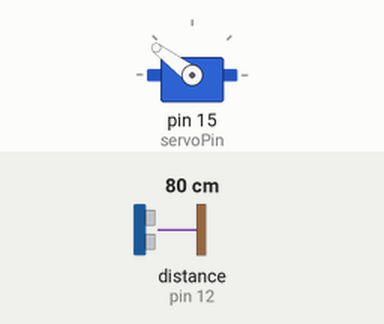
The sketch below on a simulated Arduino Uno, built with avr-gcc and run on an emulated ATmega328P. Parts: servo. Wiring (inferred from the names in the program): ultrasonic range finder: trigger pin 14; echo pin 12. The test bench sets the inputs (shaded band); at power-on: distance to the obstacle (sensor on pin 12) 80 cm. The echo pulse lasts 58.3 µs per cm; what the sketch prints to the serial monitor is not drawn.

Above: at 2.2 s.
2.3 s: distance to the obstacle (sensor on pin 12) set to 7 cm
5.3 s: distance to the obstacle (sensor on pin 12) set to 4 cm
At 6.2 s:
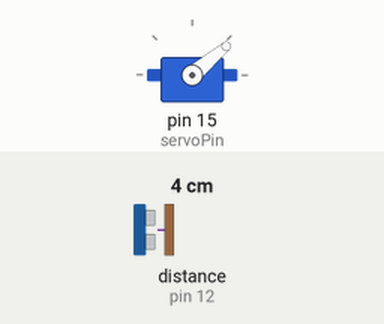
9.8 s: distance to the obstacle (sensor on pin 12) set to 2 cm
Timing chart, 0 to 13.8 s (numbered marks = the images above; inputs shaded):
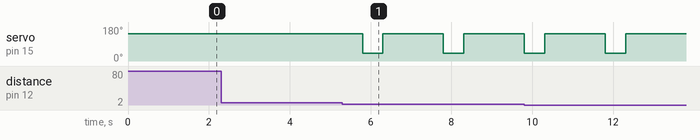

The sketch:

gladniRobot.ino
```cpp
#include <Servo.h>


#define servoPin 15
#define echoPin 12
#define trigPin 14


Servo armServo;

long duration;
int distance;


int readPing() { // read the ultrasonic sensor distance
  digitalWrite(trigPin, LOW);
  delayMicroseconds(2);
  // Sets the trigPin on HIGH state for 10 micro seconds
  digitalWrite(trigPin, HIGH);
  delayMicroseconds(10);
  digitalWrite(trigPin, LOW);
  // Reads the echoPin, returns the sound wave travel time in microseconds
  duration = pulseIn(echoPin, HIGH);
  // Calculating the distance
  distance = duration * 0.034 / 2;

  return distance;
}


void setup() {
  armServo.attach(servoPin);
  armServo.write(143);
  delay(1000);
  pinMode(echoPin, INPUT)  ;
  pinMode(trigPin, OUTPUT);
  Serial.begin(115200);
}

void loop() {
  int udaljenost = readPing();
  Serial.print("Udaljenost: ");
  Serial.println(udaljenost);


  if (udaljenost < 5) {
    delay(500);
    armServo.write(40);
    delay(500);
    armServo.write(143);
    delay(1000);
  }

}
```

Measured:
- the behaviour switches between 6 and 5 cm on distance to the obstacle (sensor on pin 12) (found by bisection; images 0 and 1)
- after the input at 5.3 s, servo on pin 15 (servoPin): alternates 143° for 1.5 s and 40° for 0.50 s, starting after 0.50 s
